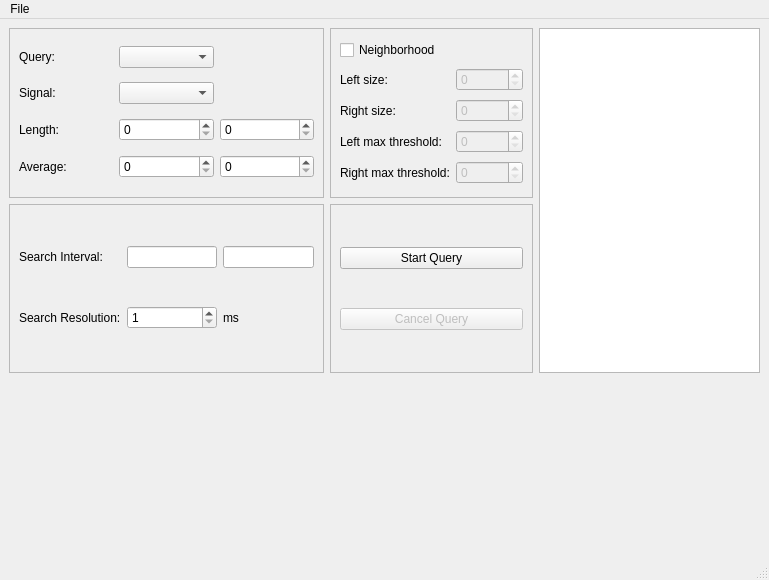
<?xml version="1.0" encoding="UTF-8"?>
<ui version="4.0">
 <class>MainWindow</class>
 <widget class="QMainWindow" name="MainWindow">
  <property name="geometry">
   <rect>
    <x>0</x>
    <y>0</y>
    <width>769</width>
    <height>580</height>
   </rect>
  </property>
  <property name="windowTitle">
   <string>Searchlight</string>
  </property>
  <widget class="QWidget" name="centralwidget">
   <layout class="QGridLayout" name="gridLayout">
    <item row="0" column="1">
     <widget class="QFrame" name="query_nb_frame">
      <property name="frameShape">
       <enum>QFrame::StyledPanel</enum>
      </property>
      <property name="frameShadow">
       <enum>QFrame::Raised</enum>
      </property>
      <layout class="QGridLayout" name="gridLayout_3">
       <item row="4" column="0">
        <widget class="QLabel" name="left_thr_label">
         <property name="text">
          <string>Left max threshold:</string>
         </property>
        </widget>
       </item>
       <item row="5" column="0">
        <widget class="QLabel" name="right_thr_label">
         <property name="text">
          <string>Right max threshold:</string>
         </property>
        </widget>
       </item>
       <item row="3" column="1">
        <widget class="QSpinBox" name="right_nb_size">
         <property name="enabled">
          <bool>false</bool>
         </property>
         <property name="maximum">
          <number>1000000000</number>
         </property>
        </widget>
       </item>
       <item row="1" column="0">
        <widget class="QCheckBox" name="nb_checkbox">
         <property name="layoutDirection">
          <enum>Qt::LeftToRight</enum>
         </property>
         <property name="text">
          <string>Neighborhood</string>
         </property>
         <property name="checked">
          <bool>false</bool>
         </property>
         <property name="tristate">
          <bool>false</bool>
         </property>
        </widget>
       </item>
       <item row="2" column="1">
        <widget class="QSpinBox" name="left_nb_size">
         <property name="enabled">
          <bool>false</bool>
         </property>
         <property name="maximum">
          <number>1000000000</number>
         </property>
        </widget>
       </item>
       <item row="3" column="0">
        <widget class="QLabel" name="right_size_label">
         <property name="text">
          <string>Right size:</string>
         </property>
        </widget>
       </item>
       <item row="2" column="0">
        <widget class="QLabel" name="left_size_label">
         <property name="text">
          <string>Left size:</string>
         </property>
        </widget>
       </item>
       <item row="5" column="1">
        <widget class="QSpinBox" name="right_nb_thr">
         <property name="enabled">
          <bool>false</bool>
         </property>
         <property name="maximum">
          <number>1000000000</number>
         </property>
        </widget>
       </item>
       <item row="4" column="1">
        <widget class="QSpinBox" name="left_nb_thr">
         <property name="enabled">
          <bool>false</bool>
         </property>
         <property name="maximum">
          <number>1000000000</number>
         </property>
        </widget>
       </item>
      </layout>
      <zorder>left_size_label</zorder>
      <zorder>right_size_label</zorder>
      <zorder>left_thr_label</zorder>
      <zorder>left_nb_thr</zorder>
      <zorder>right_nb_size</zorder>
      <zorder>right_thr_label</zorder>
      <zorder>right_nb_thr</zorder>
      <zorder>left_nb_size</zorder>
      <zorder>nb_checkbox</zorder>
     </widget>
    </item>
    <item row="1" column="1">
     <widget class="QFrame" name="buttons_frame">
      <property name="frameShape">
       <enum>QFrame::StyledPanel</enum>
      </property>
      <property name="frameShadow">
       <enum>QFrame::Raised</enum>
      </property>
      <layout class="QVBoxLayout" name="verticalLayout">
       <item>
        <widget class="QPushButton" name="start_button">
         <property name="text">
          <string>Start Query</string>
         </property>
        </widget>
       </item>
       <item>
        <widget class="QPushButton" name="cancel_button">
         <property name="enabled">
          <bool>false</bool>
         </property>
         <property name="text">
          <string>Cancel Query</string>
         </property>
        </widget>
       </item>
      </layout>
     </widget>
    </item>
    <item row="0" column="0">
     <widget class="QFrame" name="query_frame">
      <property name="frameShape">
       <enum>QFrame::StyledPanel</enum>
      </property>
      <property name="frameShadow">
       <enum>QFrame::Raised</enum>
      </property>
      <layout class="QGridLayout" name="gridLayout_2">
       <item row="0" column="0">
        <widget class="QLabel" name="query_label">
         <property name="text">
          <string>Query:</string>
         </property>
        </widget>
       </item>
       <item row="3" column="0">
        <widget class="QLabel" name="avg_label">
         <property name="text">
          <string>Average:</string>
         </property>
        </widget>
       </item>
       <item row="1" column="0">
        <widget class="QLabel" name="signal_label">
         <property name="text">
          <string>Signal:</string>
         </property>
        </widget>
       </item>
       <item row="2" column="0">
        <widget class="QLabel" name="length_label">
         <property name="text">
          <string>Length:</string>
         </property>
        </widget>
       </item>
       <item row="2" column="2">
        <widget class="QSpinBox" name="min_size">
         <property name="maximum">
          <number>1000000000</number>
         </property>
        </widget>
       </item>
       <item row="1" column="2">
        <widget class="QComboBox" name="signal_type"/>
       </item>
       <item row="3" column="2">
        <widget class="QSpinBox" name="min_avg">
         <property name="maximum">
          <number>1000000000</number>
         </property>
        </widget>
       </item>
       <item row="0" column="2">
        <widget class="QComboBox" name="query_type">
         <property name="statusTip">
          <string>Select query type</string>
         </property>
         <property name="whatsThis">
          <string>Query type</string>
         </property>
        </widget>
       </item>
       <item row="2" column="3">
        <widget class="QSpinBox" name="max_size">
         <property name="maximum">
          <number>1000000000</number>
         </property>
        </widget>
       </item>
       <item row="3" column="3">
        <widget class="QSpinBox" name="max_avg">
         <property name="maximum">
          <number>1000000000</number>
         </property>
        </widget>
       </item>
      </layout>
     </widget>
    </item>
    <item row="1" column="0">
     <widget class="QFrame" name="area_params_frame">
      <property name="frameShape">
       <enum>QFrame::StyledPanel</enum>
      </property>
      <property name="frameShadow">
       <enum>QFrame::Raised</enum>
      </property>
      <layout class="QGridLayout" name="gridLayout_4">
       <item row="0" column="1">
        <widget class="QLabel" name="interval_label">
         <property name="text">
          <string>Search Interval:</string>
         </property>
        </widget>
       </item>
       <item row="1" column="1">
        <widget class="QLabel" name="resolution_label">
         <property name="text">
          <string>Search Resolution:</string>
         </property>
        </widget>
       </item>
       <item row="1" column="2">
        <widget class="QSpinBox" name="search_resolution">
         <property name="minimum">
          <number>1</number>
         </property>
         <property name="maximum">
          <number>1000000</number>
         </property>
        </widget>
       </item>
       <item row="1" column="3">
        <widget class="QLabel" name="ms_label">
         <property name="text">
          <string>ms</string>
         </property>
        </widget>
       </item>
       <item row="0" column="2">
        <widget class="QLineEdit" name="left_search_bound"/>
       </item>
       <item row="0" column="3">
        <widget class="QLineEdit" name="right_search_bound"/>
       </item>
      </layout>
     </widget>
    </item>
    <item row="2" column="0" colspan="3">
     <widget class="MplWidget" name="mpl_waveform" native="true"/>
    </item>
    <item row="0" column="2" rowspan="2">
     <widget class="QListWidget" name="results_list"/>
    </item>
   </layout>
  </widget>
  <widget class="QMenuBar" name="menubar">
   <property name="geometry">
    <rect>
     <x>0</x>
     <y>0</y>
     <width>769</width>
     <height>20</height>
    </rect>
   </property>
   <widget class="QMenu" name="menuFile">
    <property name="title">
     <string>File</string>
    </property>
    <addaction name="actionOpen"/>
    <addaction name="actionExit"/>
   </widget>
   <addaction name="menuFile"/>
  </widget>
  <widget class="QStatusBar" name="statusbar"/>
  <action name="actionOpen">
   <property name="text">
    <string>Open</string>
   </property>
   <property name="statusTip">
    <string>Open SL JSON query file</string>
   </property>
   <property name="shortcut">
    <string>Ctrl+O</string>
   </property>
  </action>
  <action name="actionExit">
   <property name="text">
    <string>Exit</string>
   </property>
   <property name="statusTip">
    <string>Exit application</string>
   </property>
   <property name="shortcut">
    <string>Ctrl+Q</string>
   </property>
  </action>
 </widget>
 <customwidgets>
  <customwidget>
   <class>MplWidget</class>
   <extends>QWidget</extends>
   <header>mplwidget.h</header>
   <container>1</container>
  </customwidget>
 </customwidgets>
 <resources/>
 <connections/>
</ui>
